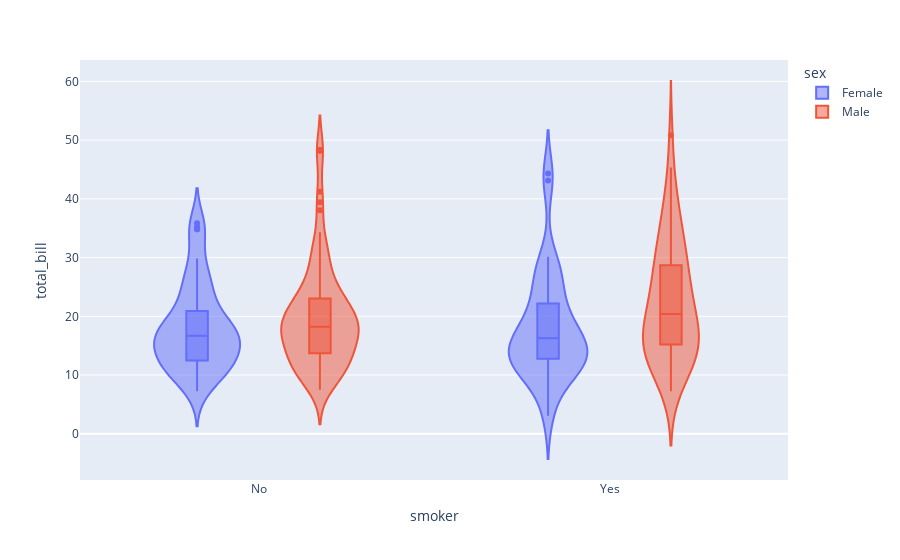

Notebook code cell kept with this figure:
### Code cell
fig = px.violin(df, x="smoker", y="total_bill", color="sex",box=True)
fig.show()

### Figure 1 — Plotly figure (JSON) as saved in the notebook; plotly's stock layout.template omitted (floating-point values rounded to 4 significant figures; data arrays with more than 128 entries replaced by an {"elided": "..."} marker saying what was removed)
{"data": [{"alignmentgroup": "True", "box": {"visible": true}, "hovertemplate": "sex=Female<br>smoker=%{x}<br>total_bill=%{y}<extra></extra>", "legendgroup": "Female", "marker": {"color": "#636efa"}, "name": "Female", "offsetgroup": "Female", "orientation": "v", "scalegroup": "True", "showlegend": true, "type": "violin", "x": ["No", "No", "No", "No", "No", "No", "No", "No", "No", "No", "No", "No", "No", "No", "No", "No", "Yes", "No", "Yes", "Yes", "No", "No", "No", "Yes", "Yes", "No", "Yes", "Yes", "Yes", "Yes", "No", "Yes", "No", "No", "No", "No", "No", "No", "No", "No", "No", "No", "No", "No", "No", "No", "No", "No", "No", "No", "No", "No", "No", "No", "No", "No", "No", "No", "No", "No", "No", "Yes", "Yes", "Yes", "Yes", "Yes", "Yes", "Yes", "Yes", "Yes", "Yes", "Yes", "Yes", "Yes", "Yes", "Yes", "Yes", "Yes", "Yes", "Yes", "No", "Yes", "Yes", "Yes", "No", "Yes", "No"], "x0": " ", "xaxis": "x", "y": [16.99, 24.59, 35.26, 14.83, 10.33, 16.97, 20.29, 15.77, 19.65, 15.06, 20.69, 16.93, 10.29, 34.81, 26.41, 16.45, 3.07, 17.07, 26.86, 25.28, 14.73, 10.07, 34.83, 5.75, 16.32, 22.75, 11.35, 15.38, 44.3, 22.42, 20.92, 14.31, 7.25, 25.71, 17.31, 10.65, 12.43, 24.08, 13.42, 12.48, 29.8, 14.52, 11.38, 20.27, 11.17, 12.26, 18.26, 8.51, 10.33, 14.15, 13.16, 17.47, 27.05, 16.43, 8.35, 18.64, 11.87, 29.85, 25, 13.39, 16.21, 17.51, 10.59, 10.63, 9.6, 20.9, 18.15, 19.81, 43.11, 13, 12.74, 13, 16.4, 16.47, 12.76, 13.27, 28.17, 12.9, 30.14, 13.42, 15.98, 16.27, 10.09, 22.12, 35.83, 27.18, 18.78], "y0": " ", "yaxis": "y"}, {"alignmentgroup": "True", "box": {"visible": true}, "hovertemplate": "sex=Male<br>smoker=%{x}<br>total_bill=%{y}<extra></extra>", "legendgroup": "Male", "marker": {"color": "#EF553B"}, "name": "Male", "offsetgroup": "Male", "orientation": "v", "scalegroup": "True", "showlegend": true, "type": "violin", "x": {"elided": "157 str values"}, "x0": " ", "xaxis": "x", "y": {"elided": "157 float values"}, "y0": " ", "yaxis": "y"}], "layout": {"legend": {"title": {"text": "sex"}, "tracegroupgap": 0}, "margin": {"t": 60}, "violinmode": "group", "xaxis": {"anchor": "y", "domain": [0, 1], "title": {"text": "smoker"}}, "yaxis": {"anchor": "x", "domain": [0, 1], "title": {"text": "total_bill"}}}}
